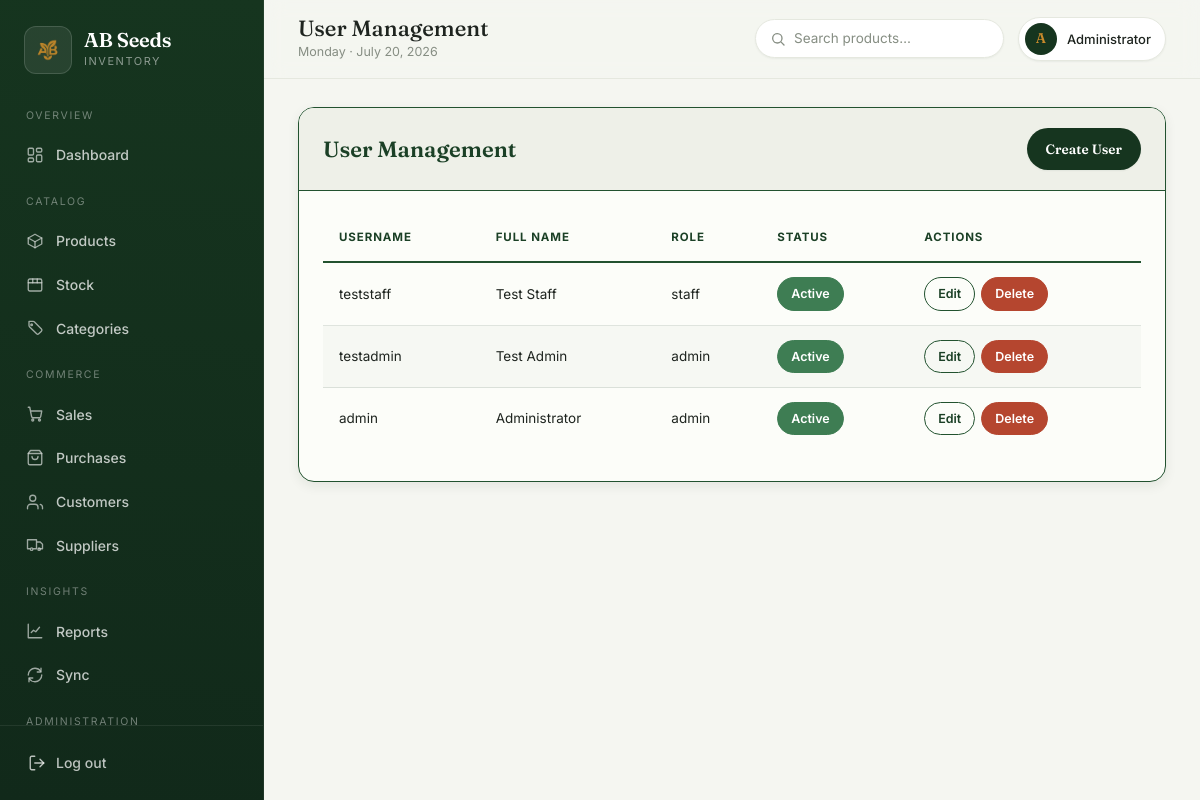
Page /management/users (signed in) on the committed database.
### tables this page shows
CREATE TABLE users (
    id TEXT PRIMARY KEY,
    username TEXT UNIQUE,
    password_hash TEXT,
    full_name TEXT,
    role TEXT,
    is_active INTEGER DEFAULT 1,
    created_at TEXT,
    updated_at TEXT
);

### app/management.py (the view)
@bp.route('/users')
@admin_required
def users():
    db = get_db()
    users_list = db.execute("SELECT * FROM users ORDER BY created_at DESC").fetchall()
    columns = [column[1] for column in db.execute("PRAGMA table_info(users)").fetchall()]
    users_dicts = [dict(zip(columns, row)) for row in users_list]
    return render_template('management/users.html', users=users_dicts)

### app/auth.py (called while the page is built)
def admin_required(f):
    @wraps(f)
    def decorated_function(*args, **kwargs):
        if 'user_id' not in session:
            flash('Please log in to access this page.', 'warning')
            return redirect(url_for('auth.login'))
        if session.get('user_role') != 'admin':
            abort(403)
        return f(*args, **kwargs)
    return decorated_function

### app/extensions.py (called while the page is built)
def get_db():
    if 'db' not in g or g.db is None:
        os.makedirs(os.path.dirname(current_app.config['DATABASE_PATH']), exist_ok=True)
        sync_url = current_app.config.get('TURSO_DATABASE_URL')
        auth_token = current_app.config.get('TURSO_AUTH_TOKEN')
        if sync_url and auth_token and turso and current_app.sync_service.conn is not None:
            g.db = current_app.sync_service.conn
        else:
            g.db = sqlite3.connect(database=current_app.config['DATABASE_PATH'])
    return g.db

### app/templates/management/users.html (shortened to what this page needs)
{% extends "base.html" %}
{% block content %}
<div class="card">
    <div class="card-header">
        User Management
        <a href="{{ url_for('management.create_user') }}" class="btn btn-primary" style="float: right;">Create User</a>
    </div>
    <table class="table">
        <thead>
            <tr>
                <th>Username</th>
                <th>Full Name</th>
                <th>Role</th>
                <th>Status</th>
                <th>Actions</th>
            </tr>
        </thead>
        <tbody>
            {% for user in users %}
            <tr>
                <td>{{ user['username'] }}</td>
                <td>{{ user['full_name'] }}</td>
                <td>{{ user['role'] }}</td>
                <td>
                    {% if user['is_active'] %}
                    <span class="btn btn-success btn-sm">Active</span>
                    {% else %}
                    <span class="btn btn-secondary btn-sm">Inactive</span>
                    {% endif %}
                </td>
                <td>
                    <a href="{{ url_for('management.edit_user', user_id=user['id']) }}" class="btn btn-secondary btn-sm">Edit</a>
                    <form method="POST" action="{{ url_for('management.delete_user', user_id=user['id']) }}" style="display: inline;">
                        <button type="submit" class="btn btn-danger btn-sm" onclick="event.preventDefault(); appConfirm('Are you sure?').then(res => { if(res) this.closest('form').submit(); })">Delete</button>
                    </form>
                </td>
            </tr>
            {% endfor %}
        </tbody>
    </table>
</div>
{% endblock %}

### app/templates/components/navbar.html
{% set _titles = {
    'dashboard': 'Dashboard',
    'products': 'Products',
    'stock': 'Stock',
    'categories': 'Categories',
    'sales': 'Sales',
    'purchases': 'Purchase Orders',
    'customers': 'Customers',
    'suppliers': 'Suppliers',
    'reports': 'Reports',
    'sync': 'Sync',
    'management': 'User Management'
} %}
<header class="navbar">
    <div class="navbar-content">
        <div class="navbar-left">
            <div class="navbar-title">
                {% block navbar_title %}{{ _titles.get(request.blueprint, 'AB Seeds Inventory') }}{% endblock %}
            </div>
            <div class="navbar-sub">{{ now.strftime('%A · %B %-d, %Y') }}</div>
        </div>
        <div class="navbar-right">
            {% if session.get('user_role') == 'admin' %}
            <form class="searchbox" method="GET" action="{{ url_for('products.list_products') }}" role="search">
                <svg viewBox="0 0 24 24" fill="none" stroke="currentColor" stroke-width="2" stroke-linecap="round" stroke-linejoin="round"><circle cx="11" cy="11" r="7"/><path d="m21 21-4.3-4.3"/></svg>
                <input type="search" name="search" placeholder="Search products…" aria-label="Search products">
            </form>
            {% endif %}
            {% if session.get('user_full_name') %}
            <div class="user-chip" title="{{ session['user_full_name'] }}">
                <span class="user-avatar" aria-hidden="true">{{ session['user_full_name'][0]|upper }}</span>
                <span class="user-info">{{ session['user_full_name'] }}</span>
            </div>
            {% endif %}
        </div>
    </div>
</header>

### rows in the picture
users: user_full_name "Administrator", username "admin", full_name "Administrator", role "admin", is_active "Active"
users: username "teststaff", full_name "Test Staff", role "staff", is_active "Active"
users: username "testadmin", full_name "Test Admin", role "admin", is_active "Active"

### other values in the picture
{{ _titles.get(request.blueprint, 'AB Seeds Inventory') }} "User Management"
{{ session['user_full_name'][0]|upper }} "A"
